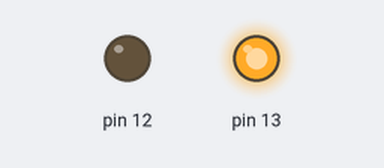
The sketch below on a simulated Arduino Uno, built with avr-gcc and run on an emulated ATmega328P. Shown: output pins drawn as LEDs (lit = HIGH).

Above: at 5.0 s.
At 12.0 s:
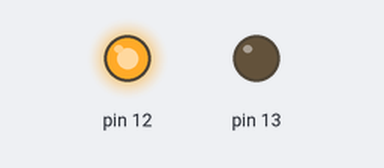
Timing chart, 0 to 18.2 s (numbered marks = the images above):
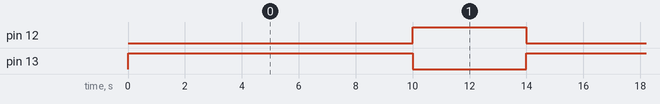

The sketch:

Practica_9.ino
```cpp
// C++ code
//
int pin_13 = 0;

int para_siempre = 0;

void setup()
{
  pinMode(13, OUTPUT);
  pinMode(12, OUTPUT);
}

void loop()
{
  digitalWrite(13, HIGH);
  digitalWrite(12, LOW);
  delay(10000); // Wait for 10000 millisecond(s)
  digitalWrite(13, LOW);
  digitalWrite(12, HIGH);
  delay(4000); // Wait for 4000 millisecond(s)
  digitalWrite(12, LOW);
  digitalWrite(13, HIGH);
  delay(10000); // Wait for 10000 millisecond(s)
  digitalWrite(12, HIGH);
  digitalWrite(13, LOW);
  delay(4000); // Wait for 4000 millisecond(s)
}
```

Measured:
- by itself, pin 12: alternates HIGH for 4.0 s and LOW for 10.0 s
- by itself, pin 13: alternates HIGH for 10.0 s and LOW for 4.0 s
